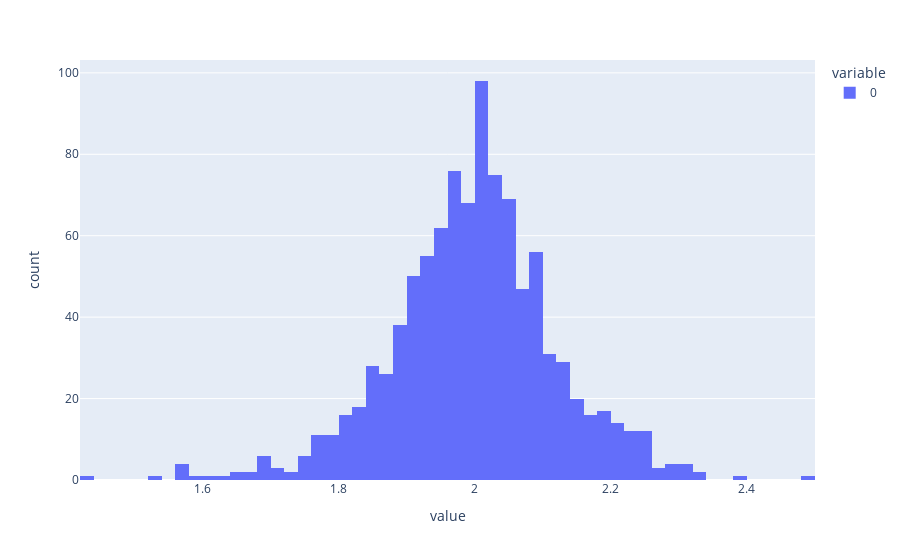

Notebook code for this chart:
### Code cell
import plotly.express as px

px.histogram(tau_ml)

### Figure 1 — Plotly figure (JSON) as saved in the notebook; plotly's stock layout.template omitted (floating-point values rounded to 4 significant figures; data arrays with more than 128 entries replaced by an {"elided": "..."} marker saying what was removed)
{"data": [{"alignmentgroup": "True", "bingroup": "x", "hovertemplate": "variable=0<br>value=%{x}<br>count=%{y}<extra></extra>", "legendgroup": "0", "marker": {"color": "#636efa"}, "name": "0", "offsetgroup": "0", "orientation": "v", "showlegend": true, "type": "histogram", "x": {"elided": "1000 float values"}, "xaxis": "x", "yaxis": "y"}], "layout": {"barmode": "relative", "legend": {"title": {"text": "variable"}, "tracegroupgap": 0}, "margin": {"t": 60}, "xaxis": {"anchor": "y", "domain": [0, 1], "title": {"text": "value"}}, "yaxis": {"anchor": "x", "domain": [0, 1], "title": {"text": "count"}}}}
